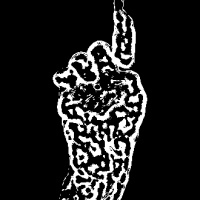
#> input picture src/signs/1/1.jpg, 200 x 200 px, given in place of the camera
$ python box_builder.py
#> lines starting #> are read from the running program, lines starting #| are printed output that depends on the picture; after the words box and inside, x2 and y2 are one past the last pixel; in counts of white or black regions, pixels touching at a corner belong together
import cv2
import numpy as np
import pickle

def get_boxes():
    cam = cv2.VideoCapture(0)
    if not cam.read()[0]:
        cam = cv2.VideoCapture(0)
    x, y, w, h = 300, 100, 300, 300
#> x = 300; y = 100; w = 300; h = 300
    flagPressedC, flagPressedS = False, False
    imgCrop = None
    while True:
        img = cam.read()[1]
#> img is the input picture: shape (200, 200, 3); min 0, max 255, mean 32.3
        img = cv2.flip(img, 1)
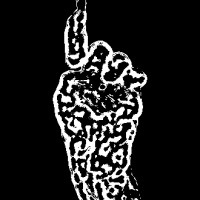
#> img: shape (200, 200, 3); min 0, max 255, mean 32.3
        img = cv2.resize(img, (640, 480))
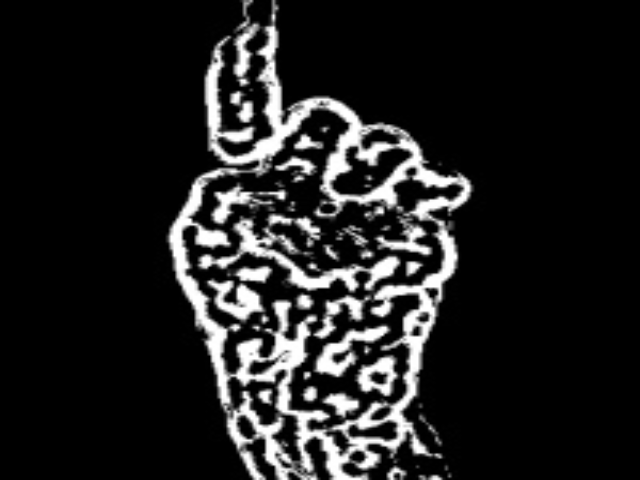
#> img: shape (480, 640, 3); min 0, max 255, mean 32.3
        hsv = cv2.cvtColor(img, cv2.COLOR_BGR2HSV)
#> hsv: shape (480, 640, 3); mean H, S, V 0, 0, 32.3

        keypress = cv2.waitKey(1)
#> (key Esc is pressed here)
        if keypress == ord('c'):
            hsvCrop = cv2.cvtColor(imgCrop, cv2.COLOR_BGR2HSV)
            flagPressedC = True
            hist = cv2.calcHist([hsvCrop], [0, 1], None, [180, 256], [0, 180, 0, 256])
            cv2.normalize(hist, hist, 0, 255, cv2.NORM_MINMAX)
        elif keypress == ord('s'):
            flagPressedS = True
            break
        if flagPressedC:
            dst = cv2.calcBackProject([hsv], [0, 1], hist, [0, 180, 30, 230], 1)
            # background_subtractor = cv2.createBackgroundSubtractorMOG2(detectShadows = True)
            dst1 = dst.copy()
            disc = cv2.getStructuringElement(cv2.MORPH_ELLIPSE,(5,5))
            # fg_mask = background_subtractor.apply(img)
            dst = cv2.morphologyEx(dst, cv2.MORPH_OPEN, disc)
            dst = cv2.morphologyEx(dst, cv2.MORPH_CLOSE, disc)
            # combined_mask = cv2.bitwise_and(dst, fg_mask)
            cv2.filter2D(dst, -1, disc, dst)
            blur = cv2.bilateralFilter(dst, 9, 75, 75)
            # blur = cv2.medianBlur(blur, 5)
            thresh = cv2.adaptiveThreshold(blur, 255, cv2.ADAPTIVE_THRESH_MEAN_C,
                                           cv2.THRESH_BINARY, 15, 10)
            thresh = cv2.merge((thresh,thresh,thresh))
            thresh = cv2.bitwise_not(thresh)

        # cv2.imshow("res", res)
            cv2.imshow("Thresh", thresh)
        if not flagPressedS:
            imgCrop = draw(img)
        #cv2.rectangle(img, (x,y), (x+w, y+h), (0,255,0), 2)
        cv2.imshow("Set hand histogram", img)
    cam.release()
    cv2.destroyAllWindows()
    with open("hist", "wb") as f:
        pickle.dump(hist, f)


def draw(img):

    x = 400
    y = 100
    w = 10
    h = 10
    d = 10

    icrop = None
    cropped = None

    for i in range(10):
        for j in range(5):
            if np.any(icrop is None):
                icrop = img[y: y + h, x: x + w]
            else:
                icrop = np.hstack((icrop, img[y: y + h, x: x + w]))

            cv2.rectangle(img, (x, y), (x + w, y + h), (0, 0, 0), 1)
            x += w + d

        if np.any(cropped is None):
            cropped = icrop
        else:
            cropped = np.vstack((cropped, icrop))

        icrop = None
        x = 400
        y += h + d
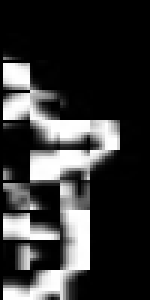
#> cropped: shape (100, 50, 3) (shown 3 times larger); min 0, max 255, mean 55.6
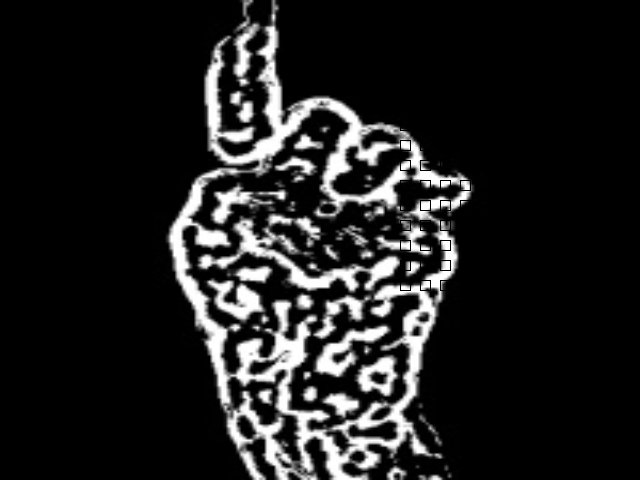
#> img: shape (480, 640, 3); 0.3% of pixels changed, all inside (x1, y1, x2, y2) = (400, 120, 484, 291)
#> after the loop, y = 300

    return cropped

get_boxes()
